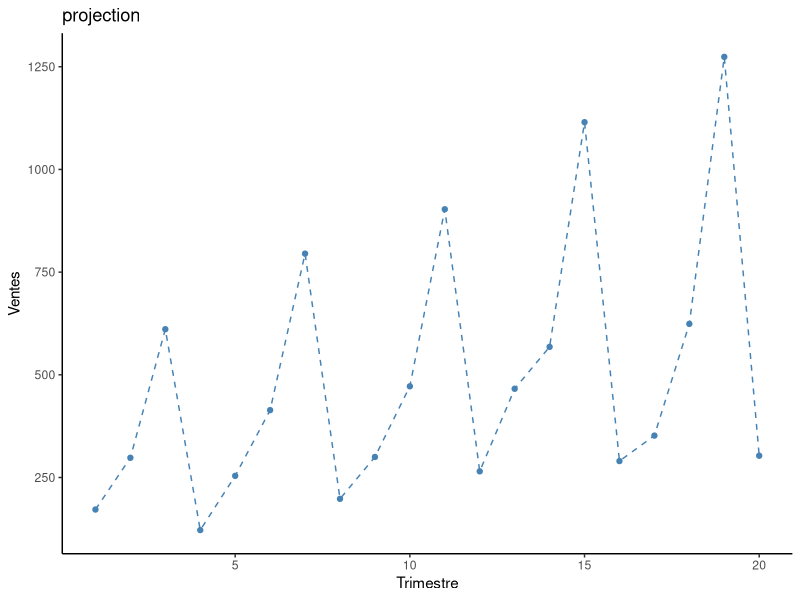

Source code (R): (Note: this script raises an error after producing the figure.)
library(ggplot2)

theme_set(
  theme_classic() +
    theme(legend.position = "top")
)

calcul_a <- function (x, y, x_mean, y_mean, size){
  xy_val <- 0
  x_carree <- 0
  r <- 0
  size <- length(x)
  
  for (i in 1:size){
    r <- x[i] *y[i]
    xy_val <- xy_val + r
    x_carree <- x_carree + (x[i] * x[i])
  }
  xy_mean <- xy_val / size
  x_carree_mean <- x_carree / size
  
  a <- (xy_mean - (x_mean * y_mean)) / (x_carree_mean - (x_mean * x_mean))
  return(a)
}
calcul_b <- function (x_mean, y_mean, a){
  b <- y_mean - (a * x_mean)
  return(b)
}

moindre_carre <- function (x, y){
  x_mean <- mean(x)
  y_mean <- mean(y)

  a <- calcul_a(x, y, x_mean, y_mean, size)
  b <- calcul_b(x_mean, y_mean, a)
  return(c(a,b))
}
x <- c(172, 298, 611, 122, 254, 414, 795, 198, 300, 472, 903, 265, 466, 568, 1115, 290, 352, 624, 1274, 303)
y <- c(1, 2, 3, 4, 5, 6, 7, 8, 9, 10, 11, 12, 13, 14, 15, 16, 17, 18, 19, 20)
df <- data.frame(Ventes=x,
                 Trimestre=y)
head(df, 4)

#STEP 1
p <- ggplot(data = df, aes(x = Trimestre, y = Ventes, group = 1)) 
p + geom_line(linetype = "dashed", color = "steelblue")+
  geom_point(color = "steelblue") + geom_abline(intercept = 20, slope = 1)+
  ggtitle("projection")

g <- plot(tt,col='red',type='l')

#STEP 2
tt <- moindre_carre(y, x)

print(tt)
plot(y, x, col="blue", type="l")
abline(tt[2], tt[1], col = "red")

#STEP 3
MoyenneMobile <- c(0, 0)
for (i in 3:18){
  m <- 1/8*( x[i-2] + 2*x[i-1] + 2*x[i] + 2*x[i+1] + x[i-2] )
  MoyenneMobile <- c(MoyenneMobile, m)
}
MoyenneMobile <- c(MoyenneMobile, 0)
MoyenneMobile <- c(MoyenneMobile, 0)
print(MoyenneMobile)

Tendance = c()
for (i in 1:20) {
  t = tt[1] *i + tt[2]
  Tendance <- c(Tendance, t)
}
print(Tendance)

plot(y, MoyenneMobile, col="blue", type="l")
lines(y, Tendance, col='green')

DS <- c(0, 0)
for (i in seq(3,18)) {
  ds <- x[i] / MoyenneMobile[i]
  DS <- c(DS, ds)
}
DS <- c(DS, 0)
DS <- c(DS, 0)

print(DS)

plot(y, DS, col="blue", type="l")
